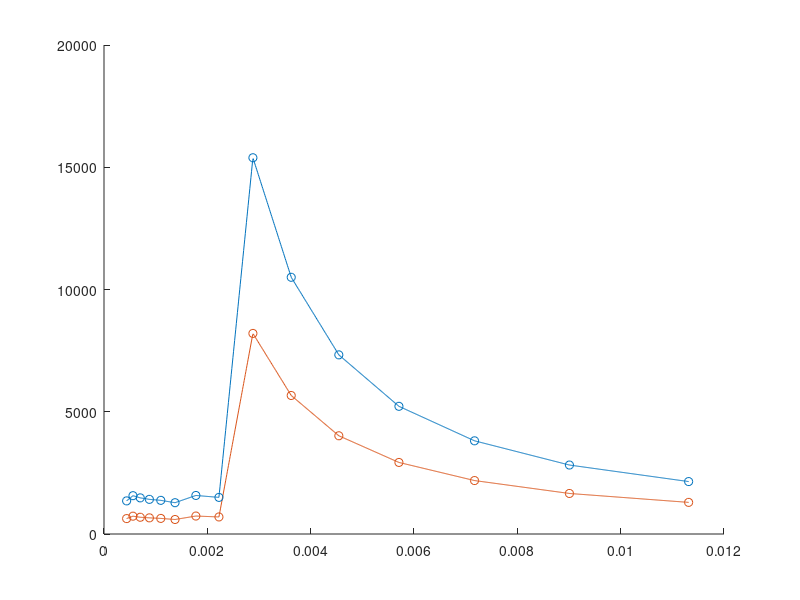

Recreate this plot in MATLAB. (Note: this script raises an error after producing the figure.)
clear all
close all
clc

assumed_Z1 = 18.884*exp(j*-89.426/180*pi);
assumed_Z2 = 9.442*exp(j*-89.426/180*pi);


%% Sampler Gain Interpolation
load("sampler_gain_3GHz.mat")
load("mixer_gain_3GHz.mat")
load("sampler_vrms_3GHz.mat")

interpolated_vrms = linspace(min(sampler_vrms_3GHz),max(sampler_vrms_3GHz),1000);
interpolated_sampler_Av = interp1(sampler_vrms_3GHz,(sampler_gain_3GHz),interpolated_vrms);
interpolated_mixer_Av = interp1(sampler_vrms_3GHz,(mixer_gain_3GHz),interpolated_vrms);

%% Visualization Sampler gain interpolation
figure(1)
close all
hold on
plot(interpolated_vrms,interpolated_sampler_Av)
plot(interpolated_vrms,interpolated_mixer_Av)
scatter(sampler_vrms_3GHz,sampler_gain_3GHz)
scatter(sampler_vrms_3GHz,mixer_gain_3GHz)

%% Z1 drive up file

addpath("../../driveup_freq_samplers/DirectDataGraphs/")

driveup_50Ohm = DriveUpData("../../../data/driveup/2025-04-24_15_26_Freq2.0to4.0_Pow-50.0to-20.0");
driveup_Z1 = DriveUpData("../../../data/driveup/2025-04-24_15_54_Freq2.0to4.0_Pow-50.0to-20.0");
driveup_Z1.sampler_range()

figure(1)
vrms_input = sqrt((permute(10.^(mean(driveup_Z1.input_bwave_dBm-driveup_Z1.input_awave_dBm)/10),[2,3,1])*0.001)/50);
[~, idx ] = min(abs(interpolated_vrms'-vrms_input(:,3)'));
plot(interpolated_vrms(idx),interpolated_sampler_Av(idx),'*')
Av_sampler = interpolated_sampler_Av(idx);
Av_mixer = interpolated_mixer_Av(idx);

%% Calibration Z1

sampler_1 = permute(mean(driveup_Z1.sampler_1),[2,3,1]);
sampler_2 = permute(mean(driveup_Z1.sampler_2),[2,3,1]);
mixer = permute(mean(driveup_Z1.mixer),[2,3,1]);
numerator_cal_z1 = 4*Av_sampler'./Av_mixer'.*mixer - sampler_1 - sampler_2;
denominator_cal_z1 = 2*sqrt(   sampler_1 .*   sampler_2 );
k1 = (sampler_1./sampler_2).*exp(j*numerator_cal_z1 ./ denominator_cal_z1);

%% Z2 drive up file

loadpull_Z2 = LoadPullData("../../../data/simpleloadpull_samplers/2025-04-25_12_09_Freq3.0_Pow-25.0.json");

%% Calibration Z2

% Because I was dumb in my testing all I have it one point (power 10 dB and
% freq whatever the file is. See the Readme for more info

idx_z2 = 15;

sampler_1 = permute(mean(loadpull_Z2.sampler_1),[2,3,1]);
sampler_2 = permute(mean(loadpull_Z2.sampler_2),[2,3,1]);
mixer = permute(mean(loadpull_Z2.mixer),[2,3,1]);

sampler_1 = sampler_1(3:5);
sampler_2 = sampler_2(3:5);
mixer = mixer(3:5);

numerator_cal_z2 = 4*Av_sampler(idx_z2)./Av_mixer(idx_z2).*mixer - sampler_1 - sampler_2;
denominator_cal_z2 = 2*sqrt(   sampler_1 .*   sampler_2 );
k2 = (sampler_1./sampler_2).*exp(j*numerator_cal_z2 ./ denominator_cal_z2);

%% The calcs

k1small = k1(15,3); %power, freq
Zind = (k2-k1small).*assumed_Z1*assumed_Z2/(assumed_Z1-assumed_Z2);


